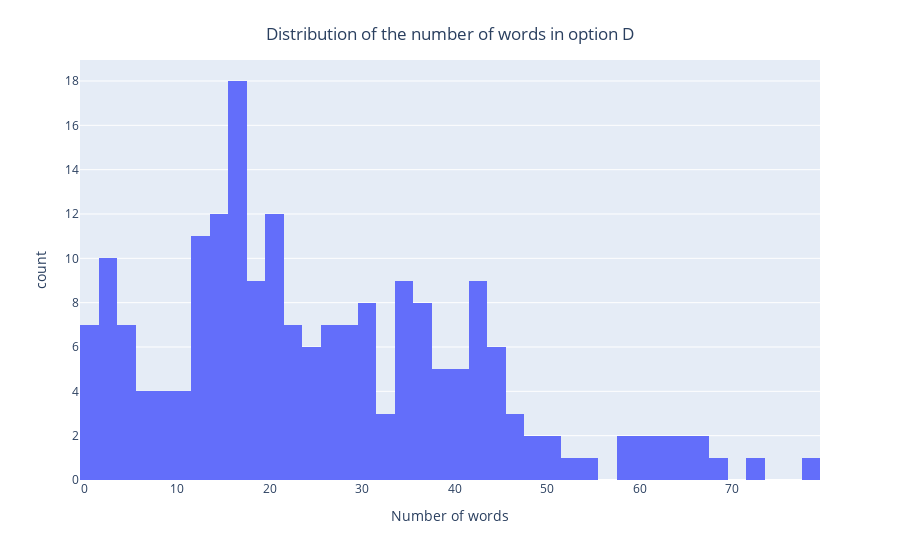

Here is the notebook cell this chart was saved with:
### Code cell
fig = px.histogram([len(x.split(" ")) for x in df_train.D], nbins=40)
fig.update_layout(
    showlegend=False,
    xaxis_title="Number of words",
    title={
        'text': "Distribution of the number of words in option D",
        'y':0.95,
        'x':0.5,
        'xanchor': 'center',
        'yanchor': 'top'
    }
)
fig.show()

### Figure 1 — Plotly figure (JSON) as saved in the notebook; plotly's stock layout.template omitted (floating-point values rounded to 4 significant figures; data arrays with more than 128 entries replaced by an {"elided": "..."} marker saying what was removed)
{"data": [{"alignmentgroup": "True", "bingroup": "x", "hovertemplate": "variable=0<br>value=%{x}<br>count=%{y}<extra></extra>", "legendgroup": "0", "marker": {"color": "#636efa", "pattern": {"shape": ""}}, "name": "0", "nbinsx": 40, "offsetgroup": "0", "orientation": "v", "showlegend": true, "type": "histogram", "x": {"elided": "200 int values"}, "xaxis": "x", "yaxis": "y"}], "layout": {"barmode": "relative", "legend": {"title": {"text": "variable"}, "tracegroupgap": 0}, "margin": {"t": 60}, "showlegend": false, "title": {"text": "Distribution of the number of words in option D", "x": 0.5, "xanchor": "center", "y": 0.95, "yanchor": "top"}, "xaxis": {"anchor": "y", "domain": [0, 1], "title": {"text": "Number of words"}}, "yaxis": {"anchor": "x", "domain": [0, 1], "title": {"text": "count"}}}}
